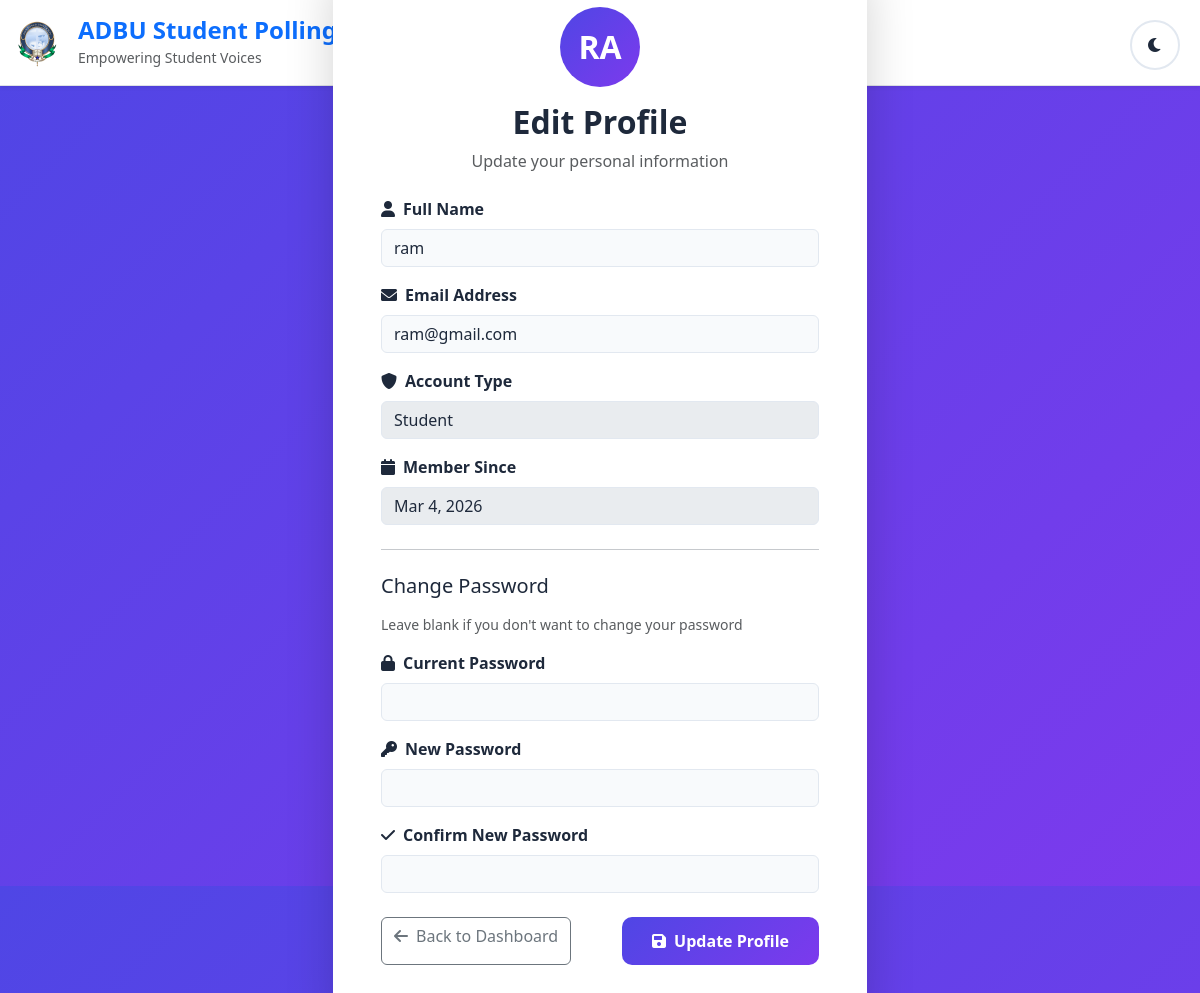
Page /student/profile.php (signed in) on the committed database.
### tables this page shows
CREATE TABLE `users` (
  `id` int(11) NOT NULL,
  `name` varchar(100) NOT NULL,
  `email` varchar(100) NOT NULL,
  `password` varchar(255) NOT NULL,
  `role` enum('admin','student') NOT NULL DEFAULT 'student',
  `created_at` timestamp NOT NULL DEFAULT current_timestamp()
);

### includes/functions.php (called while the page is built, shortened)
<?php
require_once 'config.php';
function getUserData($user_id) {
    global $conn;
    $sql = "SELECT * FROM users WHERE id = ?";
    $stmt = $conn->prepare($sql);
    $stmt->bind_param("i", $user_id);
    $stmt->execute();
    return $stmt->get_result()->fetch_assoc();
}
function formatDate($dateString) {
    $date = new DateTime($dateString);
    return $date->format('M j, Y');
}
?>

### student/profile.php (the view, shortened to what this page needs)
<?php
require_once '../includes/config.php';
require_once '../includes/functions.php';
$user_id = $_SESSION['user_id'];
$user = getUserData($user_id);
?>
<!DOCTYPE html>
<html lang="en">
<head>
    <link href="https://cdn.jsdelivr.net/npm/bootstrap@5.3.0/dist/css/bootstrap.min.css" rel="stylesheet">
    <link href="https://cdnjs.cloudflare.com/ajax/libs/font-awesome/6.0.0/css/all.min.css" rel="stylesheet">
    <link href="../assets/css/style.css" rel="stylesheet">
</head>
<body>
    <?php include '../includes/header.php'; ?>
    <div class="container vh-100 d-flex align-items-center justify-content-center">
        <div class="row w-100">
            <div class="col-lg-6 mx-auto">
                <div class="card shadow-lg border-0">
                    <div class="card-body p-5">
                        <div class="text-center mb-4">
                            <div class="user-avatar mx-auto mb-3" style="width: 80px; height: 80px; font-size: 2rem;">
                                <?= strtoupper(substr($user['name'], 0, 2)) ?>
                            </div>
                            <h2 class="fw-bold">Edit Profile</h2>
                            <p class="text-muted">Update your personal information</p>
                        </div>
                        <form method="POST">
                            <div class="mb-3">
                                <label for="name" class="form-label">
                                    <i class="fas fa-user me-2"></i>Full Name
                                </label>
                                <input type="text" class="form-control" id="name" name="name"
                                       value="<?= htmlspecialchars($user['name']) ?>" required>
                            </div>
                            <div class="mb-3">
                                <label for="email" class="form-label">
                                    <i class="fas fa-envelope me-2"></i>Email Address
                                </label>
                                <input type="email" class="form-control" id="email" name="email"
                                       value="<?= htmlspecialchars($user['email']) ?>" required>
                            </div>
                            <div class="mb-3">
                                <label class="form-label">
                                    <i class="fas fa-shield-alt me-2"></i>Account Type
                                </label>
                                <input type="text" class="form-control" value="Student" disabled>
                            </div>
                            <div class="mb-3">
                                <label class="form-label">
                                    <i class="fas fa-calendar me-2"></i>Member Since
                                </label>
                                <input type="text" class="form-control"
                                       value="<?= formatDate($user['created_at']) ?>" disabled>
                            </div>
                            <hr class="my-4">
                            <h5 class="mb-3">Change Password</h5>
                            <p class="text-muted small">Leave blank if you don't want to change your password</p>
                            <div class="mb-3">
                                <label for="current_password" class="form-label">
                                    <i class="fas fa-lock me-2"></i>Current Password
                                </label>
                                <input type="password" class="form-control" id="current_password"
                                       name="current_password">
                            </div>
                            <div class="mb-3">
                                <label for="new_password" class="form-label">
                                    <i class="fas fa-key me-2"></i>New Password
                                </label>
                                <input type="password" class="form-control" id="new_password"
                                       name="new_password" minlength="6">
                            </div>
                            <div class="mb-4">
                                <label for="confirm_password" class="form-label">
                                    <i class="fas fa-check me-2"></i>Confirm New Password
                                </label>
                                <input type="password" class="form-control" id="confirm_password"
                                       name="confirm_password" minlength="6">
                            </div>
                            <div class="d-flex justify-content-between">
                                <a href="dashboard.php" class="btn btn-outline-secondary">
                                    <i class="fas fa-arrow-left me-2"></i>Back to Dashboard
                                </a>
                                <button type="submit" class="btn btn-primary">
                                    <i class="fas fa-save me-2"></i>Update Profile
                                </button>
                            </div>
                        </form>
                    </div>
                </div>
            </div>
        </div>
    </div>
</body>
</html>

### assets/css/style.css (style rules this page uses)
:root { --primary-color: #4f46e5; --secondary-color: #7c3aed; --success-color: #10b981; --danger-color: #ef4444; --warning-color: #f59e0b; --info-color: #3b82f6; --light-bg: #f8fafc; --dark-bg: #1e293b; --light-card: #ffffff; --dark-card: #334155; --light-text: #1e293b; --dark-text: #f1f5f9; --border-color: #e2e8f0; --shadow: 0 10px 15px -3px rgba(0, 0, 0, 0.1); }
* { margin: 0; padding: 0; box-sizing: border-box; }
body { font-family: 'Segoe UI', Tahoma, Geneva, Verdana, sans-serif; background: linear-gradient(135deg, var(--primary-color) 0%, var(--secondary-color) 100%); min-height: 100vh; transition: all 0.3s ease; }
.card { border: none; border-radius: 15px; background: var(--light-card); color: var(--light-text); transition: all 0.3s ease; }
.form-control { background: var(--light-bg); border: 1px solid var(--border-color); color: var(--light-text); }
.btn-primary { background: linear-gradient(135deg, var(--primary-color), var(--secondary-color)); border: none; border-radius: 10px; padding: 12px 30px; font-weight: 600; transition: all 0.3s ease; }
.user-avatar { width: 40px; height: 40px; border-radius: 50%; background: linear-gradient(135deg, var(--primary-color), var(--secondary-color)); display: flex; align-items: center; justify-content: center; color: white; font-weight: bold; }
.form-label { font-weight: 600; color: var(--light-text); }

### rows in the picture
users: name "RA", name "ram", email "ram@gmail.com", created_at "Mar 4, 2026"
